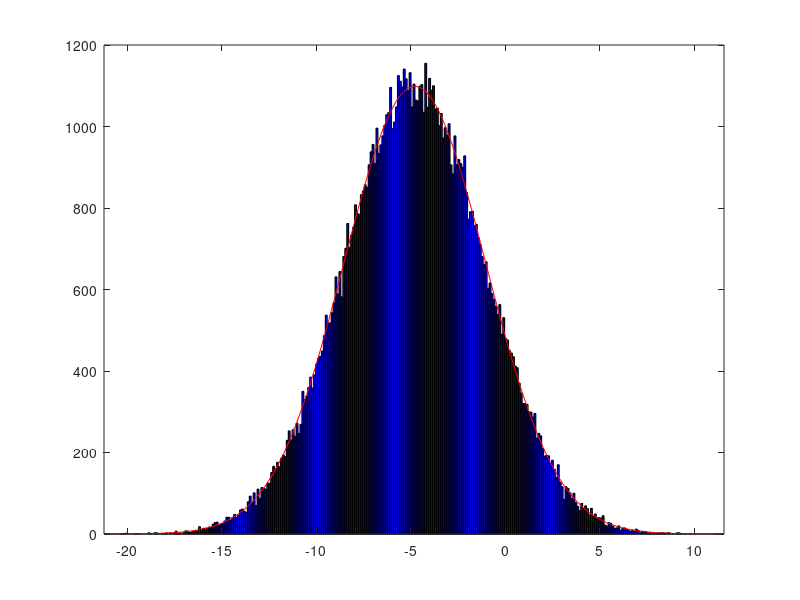
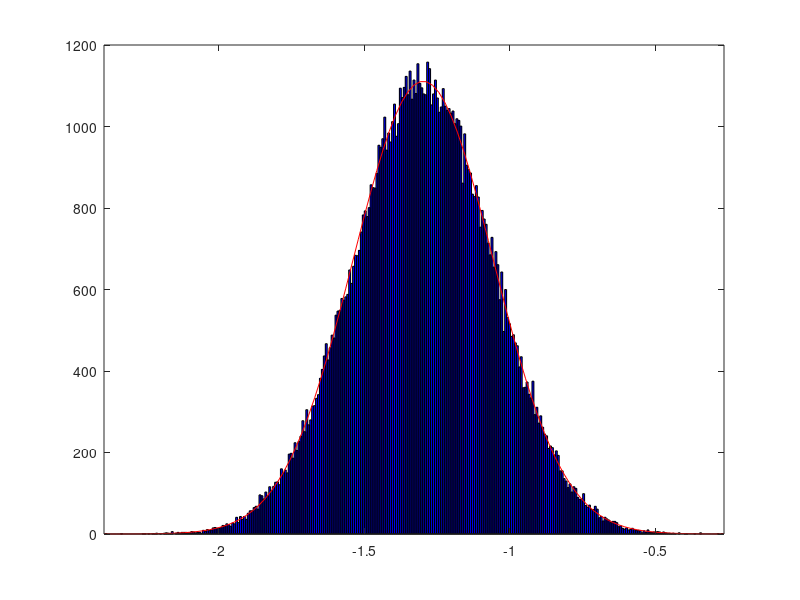
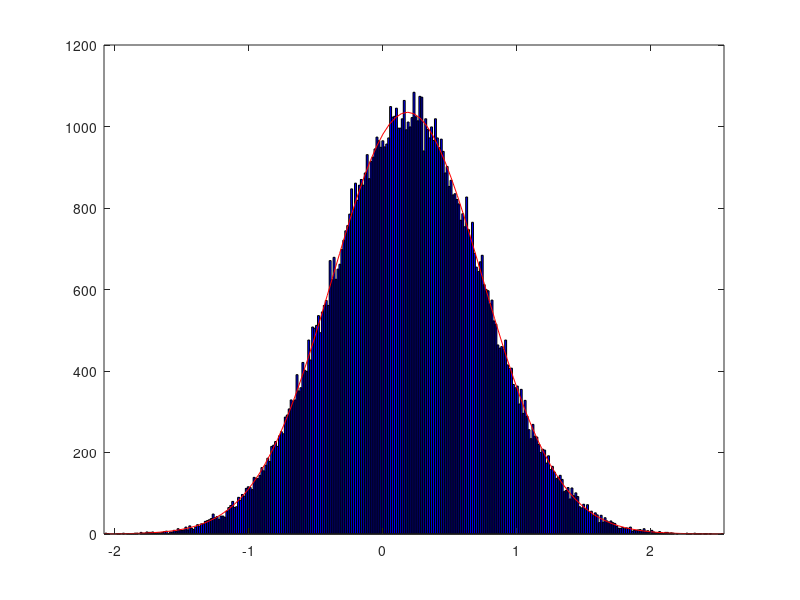
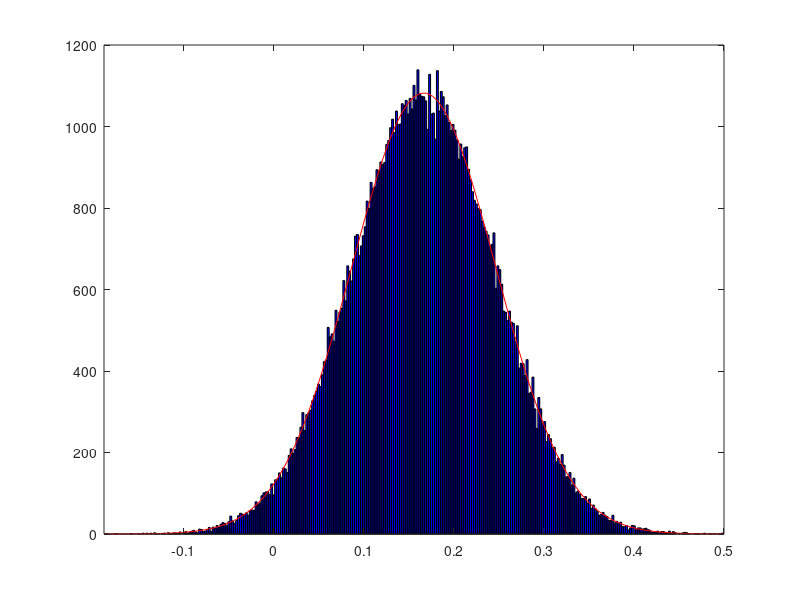

MATLAB code to generate these figures, in order:
% Model Statistika Linier
% Vina Fitriyani M. (10108028) 
% Aty Rachmawati (10108050)
clear all;
clc;
format short g
tic;

% Eksperimen Bagian II
% Monte Carlo Simulation
% Misal beta dan s2 diketahui
A=[
81.7    1.78    6.95    1.11    25088
56.9    2.27    7.32    0.67    26561
64.1    2.21    6.96    0.83    25510
65.4    2.15    7.18    0.75    27158
64.1    2.26    7.46    1.06    27162
58.1    2.49    7.47    1.10    27583
61.7    2.52    7.88    1.09    28235
65.3    2.46    7.88    1.18    29413
57.8    2.54    7.97    0.88    28713
63.5    2.72    7.96    1.30    30000
65.9    2.60    8.09    1.17    30533
48.3    2.87    8.24    0.94    30373
55.6    3.00    7.96    0.91    31107
47.9    3.23    8.34    1.10    31126
57.0    3.11    8.10    1.50    32506
51.6    3.11    8.43    1.17    32408
54.2    3.09    8.72    1.18    33423
51.7    3.34    8.87    1.37    33904
55.9    3.31    8.82    1.52    34528
52.1    3.42    8.59    1.15    36019
52.5    3.61    8.83    1.39    34807
44.3    3.55    8.86    1.60    35943
57.7    3.72    8.97    1.73    37323
51.6    3.72    9.13    1.35    36682
53.8    3.70    8.98    1.37    38054
50.0    3.81    9.25    1.41    36707
46.3    3.86    9.33    1.62    38411
46.8    3.99    9.47    1.69    38823
51.7    3.89    9.49    1.71    38361
49.9    4.07    9.52    1.69    41593];

A=log(A);                
y=A(:,1);                   % y : jumlah softdrink dalam liter
T=length(y);                % T : banyaknya data y
X=[ones(T,1) A(:,2:5)];     % matriks X dengan kolom pertama bernilai 1
[T K]=size(X);              % ukuran X dgn T=30, dan K=5

Ftable=2.60;                % nilai F tabel untuk alpha=5%, v1=K, v2=T-K
R9=[0 1 1 1 1];
[J9 K]=size(R9);

r=0;
r2=0.1;

beta=[-4.7978
      -1.2994
       0.1868
       0.1667
       0.9458];

s2=0.0036;

%beta dan s2 ini akan digunakan untuk menciptakan variabel y

rep=100000;              % banyaknya simulasi
s2sim=zeros(rep,1);
s2stsim=zeros(rep,1);
s2stsim2=zeros(rep,1);

bsim=zeros(rep,K);
bstsim=zeros(rep,K);
bstsim2=zeros(rep,K);

for i=1:rep;
    % Simulasi yt
    ysim=X*beta+sqrt(s2)*randn(T,1);                        
    esim=y-ysim;
    s2sim(i)=esim'*esim/(T-K);
        
    betacap=inv(X'*X)*X'*ysim;                                                  
    
    %Restricted least square
    betast=betacap+inv(X'*X)*R9'*inv(R9*inv(X'*X)*R9')*(r-R9*betacap);   %r=0;       
    betast2=betacap+inv(X'*X)*R9'*inv(R9*inv(X'*X)*R9')*(r2-R9*betacap); %r=0.1;       

    ysimst=X*betast;
    esimst=y-ysimst;
    s2stsim(i)=esimst'*esimst/(T-K);
        
    ysimst2=X*betast2;
    esimst2=y-ysimst2;
    s2stsim2(i)=esimst2'*esimst2/(T-K);
      
    % Menghitung beta
    bsim(i,:)=betacap';                             % Jawaban nomor 1
    bstsim(i,:)=betast';                            % Jawaban nomor 4
    bstsim2(i,:)=betast2';                          % Jawaban nomor 6
    
    % Jawaban nomor 9
    F9(i)=(R9*betast-0)'*inv(R9*inv(X'*X)*R9')*(R9*betast-0)/(J9*s2sim(i));    % F Test
    if F9(i)> Ftable
        test9(i)=1;     % Untuk H0 ditolak
    else
        test9(i)=0;     % Untuk H0 tidak ditolak
    end
    
    % Jawaban nomor 8
    R8=[0 1 0 0 0
        0 0 1 0 0
        0 0 0 1 0
        0 0 0 0 1];
    [J8 K]=size(R8);
    F8(i)=(R8*betacap-0)'*inv(R8*inv(X'*X)*R8')*(R8*betacap-0)/(J8*s2sim(i)); % F Test
    if F8(i)> Ftable
        test8(i)=1;     % Untuk H0 ditolak
    else
        test8(i)=0;     % Untuk H0 tidak ditolak
    end

    % Jawaban untuk nomor 7
    R1=[1 0 0 0 0];
    [J1 K]=size(R1);
    F1(i)=(R1*betacap-0)'*inv(R1*inv(X'*X)*R1')*(R1*betacap-0)/(J1*s2sim(i)); % F Test untuk b1
    if F1(i)> Ftable
        testb1(i)=1;    % Untuk H0 ditolak
    else
        testb1(i)=0;    % Untuk H0 tidak ditolak
    end

    R2=[0 1 0 0 0];
    [J2 K]=size(R2);
    F2(i)=(R2*betacap-0)'*inv(R2*inv(X'*X)*R2')*(R2*betacap-0)/(J2*s2sim(i)); % F Test untuk b2
    if F2(i)> Ftable
        testb2(i)=1;
    else
        testb2(i)=0;
    end

    R3=[0 0 1 0 0];
    [J3 K]=size(R3);
    F3(i)=(R3*betacap-0)'*inv(R3*inv(X'*X)*R3')*(R3*betacap-0)/(J3*s2sim(i)); % F Test untuk b3
    if F3(i)> Ftable
        testb3(i)=1;
    else
        testb3(i)=0;
    end

    R4=[0 0 0 1 0];
    [J4 K]=size(R4);
    F4(i)=(R4*betacap-0)'*inv(R4*inv(X'*X)*R4')*(R4*betacap-0)/(J4*s2sim(i)); % F Test untuk b4
    if F4(i)> Ftable
        testb4(i)=1;
    else
        testb4(i)=0;
    end

    R5=[0 0 0 0 1];
    [J5 K]=size(R5);
    F5(i)=(R5*betacap-0)'*inv(R5*inv(X'*X)*R5')*(R5*betacap-0)/(J5*s2sim(i)); % F Test untuk b5
    if F5(i)> Ftable
        testb5(i)=1;
    else
        testb5(i)=0;
    end
end
% Jawaban nomor 4a
beta;
% Menghitung ekpektasi beta dan betast
Ebsim=mean(bsim);
Ebstsim=mean(bstsim);
Ebstsim2=mean(bstsim2);
[beta Ebsim' Ebstsim' Ebstsim2']

unbias=beta-beta;
% Menghitung bias beta dan betast
biassim=Ebsim'-beta;
biasstsim=Ebstsim'-beta;
biasstsim2=Ebstsim2'-beta;
[unbias biassim biasstsim biasstsim2]
[0 mean(biassim) mean(biasstsim) mean(biasstsim2)]

% Jawaban nomor 4b
figure(1)
histb1=histfit(bsim(:,1));

figure(2)
histb2=histfit(bsim(:,2));

figure(3)
histb3=histfit(bsim(:,3));

figure(4)
histb4=histfit(bsim(:,4));

figure(5)
histb5=histfit(bsim(:,5));

% Bandingkan cov(bsim) dengan cov(bstsim)
% Jawaban nomor 4c
diagcovbsim=[var(bsim(:,1)) var(bsim(:,2)) var(bsim(:,3)) var(bsim(:,4)) var(bsim(:,5))];
diagcovbstsim=[var(bstsim(:,1)) var(bstsim(:,2)) var(bstsim(:,3)) var(bstsim(:,4)) var(bstsim(:,5))];
diagcovbstsim2=[var(bstsim2(:,1)) var(bstsim2(:,2)) var(bstsim2(:,3)) var(bstsim2(:,4)) var(bstsim2(:,5))];

% Jawaban nomor 4d
sigma2 = s2;
Es2sim=mean(s2sim);
Es2stsim=mean(s2stsim);
Es2stsim2=mean(s2stsim2);

% Jawaban nomor 4e
% prop7=(sum(testb1)+sum(testb2)+sum(testb3)+sum(testb4)+sum(testb5))/(5*rep);
% Proporsi ditolak untuk uji hipotesis masing-masing beta
prop71=sum(testb1)/rep;
prop72=sum(testb2)/rep;
prop73=sum(testb3)/rep;
prop74=sum(testb4)/rep;
prop75=sum(testb5)/rep;

% Proporsi ditolak untuk uji hipotesis nomor 8 dan 9
prop8=sum(test8)/rep;
prop9=sum(test9)/rep;
toc
